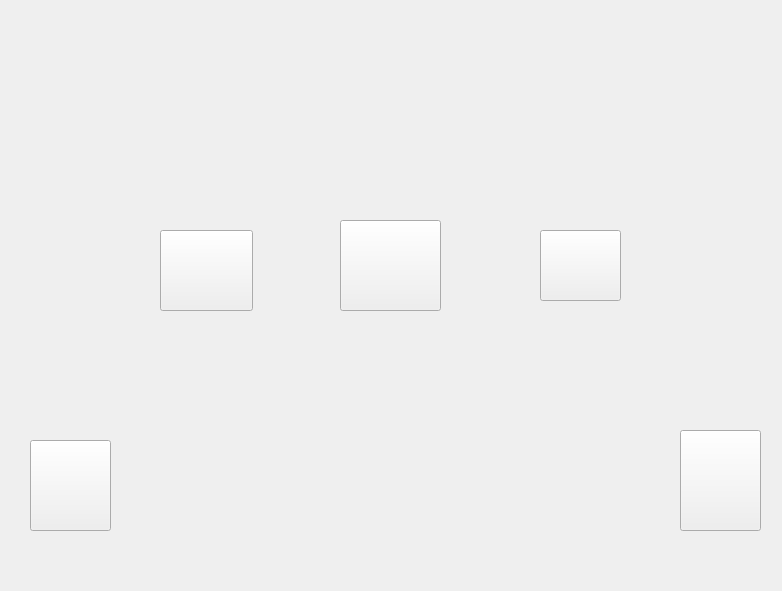
<?xml version="1.0" encoding="UTF-8"?>
<ui version="4.0">
 <class>MainWindow</class>
 <widget class="QMainWindow" name="MainWindow">
  <property name="geometry">
   <rect>
    <x>0</x>
    <y>0</y>
    <width>782</width>
    <height>591</height>
   </rect>
  </property>
  <property name="windowTitle">
   <string>MainWindow</string>
  </property>
  <property name="styleSheet">
   <string notr="true">border-image: url(:/new/prefix1/mc/benjing4.png);</string>
  </property>
  <widget class="QWidget" name="centralWidget">
   <widget class="QPushButton" name="pushButton1">
    <property name="geometry">
     <rect>
      <x>160</x>
      <y>230</y>
      <width>93</width>
      <height>81</height>
     </rect>
    </property>
    <property name="cursor">
     <cursorShape>PointingHandCursor</cursorShape>
    </property>
    <property name="styleSheet">
     <string notr="true">border-image: url(:/new/prefix1/mc/Sushi01.png);</string>
    </property>
    <property name="text">
     <string/>
    </property>
   </widget>
   <widget class="QPushButton" name="pushButton2">
    <property name="geometry">
     <rect>
      <x>340</x>
      <y>220</y>
      <width>101</width>
      <height>91</height>
     </rect>
    </property>
    <property name="cursor">
     <cursorShape>PointingHandCursor</cursorShape>
    </property>
    <property name="styleSheet">
     <string notr="true">border-image: url(:/new/prefix1/mc/Sushi02.png);
border-image: url(:/new/prefix1/mc/gou.png);</string>
    </property>
    <property name="text">
     <string/>
    </property>
   </widget>
   <widget class="QPushButton" name="pushButton3">
    <property name="geometry">
     <rect>
      <x>540</x>
      <y>230</y>
      <width>81</width>
      <height>71</height>
     </rect>
    </property>
    <property name="cursor">
     <cursorShape>PointingHandCursor</cursorShape>
    </property>
    <property name="styleSheet">
     <string notr="true">border-image: url(:/new/prefix1/mc/Sushi03.png);
border-image: url(:/new/prefix1/mc/shuoming.png);</string>
    </property>
    <property name="text">
     <string/>
    </property>
   </widget>
   <widget class="QLabel" name="label_2">
    <property name="geometry">
     <rect>
      <x>80</x>
      <y>30</y>
      <width>631</width>
      <height>141</height>
     </rect>
    </property>
    <property name="styleSheet">
     <string notr="true">border-image: url(:/new/prefix1/mc/1.png);</string>
    </property>
    <property name="text">
     <string/>
    </property>
   </widget>
   <widget class="QLabel" name="label_4">
    <property name="geometry">
     <rect>
      <x>80</x>
      <y>290</y>
      <width>251</width>
      <height>71</height>
     </rect>
    </property>
    <property name="styleSheet">
     <string notr="true">border-image: url(:/new/prefix1/mc/d.png);</string>
    </property>
    <property name="text">
     <string/>
    </property>
   </widget>
   <widget class="QLabel" name="label_5">
    <property name="geometry">
     <rect>
      <x>280</x>
      <y>290</y>
      <width>231</width>
      <height>71</height>
     </rect>
    </property>
    <property name="styleSheet">
     <string notr="true">border-image: url(:/new/prefix1/mc/g.png);</string>
    </property>
    <property name="text">
     <string/>
    </property>
   </widget>
   <widget class="QLabel" name="label_6">
    <property name="geometry">
     <rect>
      <x>460</x>
      <y>290</y>
      <width>241</width>
      <height>71</height>
     </rect>
    </property>
    <property name="styleSheet">
     <string notr="true">border-image: url(:/new/prefix1/mc/s.png);</string>
    </property>
    <property name="text">
     <string/>
    </property>
   </widget>
   <widget class="QPushButton" name="pushButton">
    <property name="geometry">
     <rect>
      <x>680</x>
      <y>430</y>
      <width>81</width>
      <height>101</height>
     </rect>
    </property>
    <property name="cursor">
     <cursorShape>PointingHandCursor</cursorShape>
    </property>
    <property name="styleSheet">
     <string notr="true">border-image: url(:/new/prefix1/images/r1.png);</string>
    </property>
    <property name="text">
     <string/>
    </property>
   </widget>
   <widget class="QLabel" name="label">
    <property name="geometry">
     <rect>
      <x>-40</x>
      <y>520</y>
      <width>221</width>
      <height>51</height>
     </rect>
    </property>
    <property name="styleSheet">
     <string notr="true">border-image: url(:/new/prefix1/mc/gy.png);</string>
    </property>
    <property name="text">
     <string/>
    </property>
   </widget>
   <widget class="QLabel" name="label_7">
    <property name="geometry">
     <rect>
      <x>630</x>
      <y>510</y>
      <width>181</width>
      <height>61</height>
     </rect>
    </property>
    <property name="styleSheet">
     <string notr="true">border-image: url(:/new/prefix1/mc/t.png);</string>
    </property>
    <property name="text">
     <string/>
    </property>
   </widget>
   <widget class="QPushButton" name="pushButton_2">
    <property name="geometry">
     <rect>
      <x>30</x>
      <y>440</y>
      <width>81</width>
      <height>91</height>
     </rect>
    </property>
    <property name="cursor">
     <cursorShape>PointingHandCursor</cursorShape>
    </property>
    <property name="styleSheet">
     <string notr="true">border-image: url(:/new/prefix1/mc/r1.png);</string>
    </property>
    <property name="text">
     <string/>
    </property>
   </widget>
  </widget>
 </widget>
 <layoutdefault spacing="6" margin="11"/>
 <resources/>
 <connections/>
</ui>
